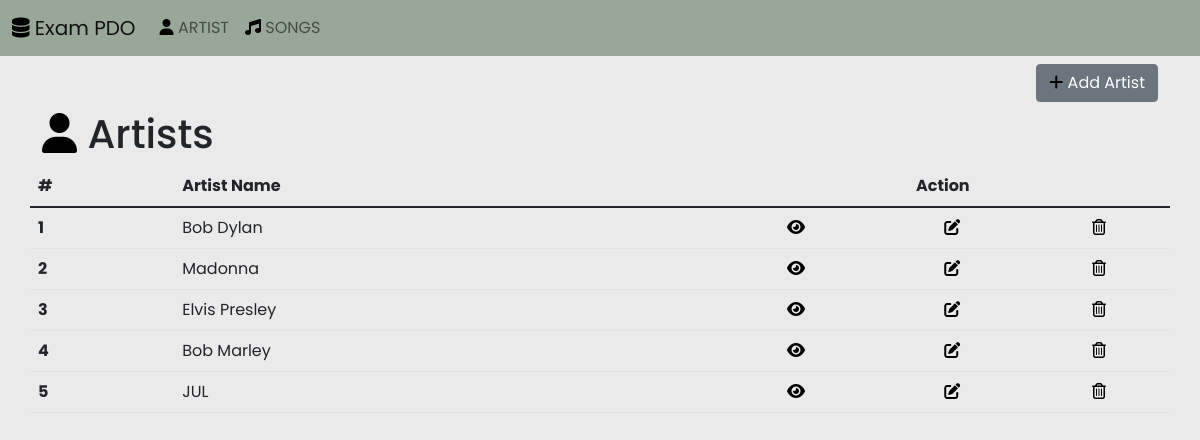
The page / on the database its author committed.
### tables this page shows
CREATE TABLE IF NOT EXISTS `artist` (
  `id` int(11) NOT NULL AUTO_INCREMENT,
  `name` varchar(255) NOT NULL,
  `age` int(11) NOT NULL,
  PRIMARY KEY (`id`)
);

### index.php (called while the page is built)
<?php
include 'artist-list.php';
?>

### class/Artist.php (called while the page is built, shortened)
<?php
class Artist extends Connection
{
    public function displayAllArtists()
    {
        $pdo = $this->connection();
        $query = "SELECT * FROM artist;";
        $results = $pdo->query($query);
        $results->execute();
        $rows = $results->fetchAll(PDO::FETCH_ASSOC);
        return $rows;
    }
}

### artist-list.php (the view, shortened to what this page needs)
<?php
include 'header.php';
include 'class/Artist.php';
$i = 1;
$artist = new Artist();
?>
<div class="container">
    <div class="d-flex flex-row-reverse">
        <a class="btn btn-secondary my-2" href="artist-add-form.php"><i class="fas fa-plus"></i> Add Artist</a>
    </div>
    <h1><i class="fas fa-user"></i> Artists</h1>
    <div class="row">
        <table class="table">
            <thead>
            <tr>
                <th scope="col">#</th>
                <th scope="col">Artist Name</th>
                <th class="text-center" scope="col" colspan="3">Action</th>
            </tr>
            </thead>
            <tbody>
            <?php
            $displayArtists = $artist->displayAllArtists();
            foreach ($displayArtists as $artistItem){
            ?>
            <tr>
                <th scope="row"><?php echo $i++ ?></th>
                <td><?php echo $artistItem['name'] ?></td>
                <td class="text-center"><a href="artist-details.php?view=<?php echo $artistItem['id'] ?>" title="View"><i class="fas fa-eye"></i></a></td>
                <td class="text-center"><a href="artist-edit-form.php?edit=<?php echo $artistItem['id'] ?>" title="Edit"><i class="fas fa-edit"></i></a></td>
                <td class="text-center"><a data-bs-toggle="modal" data-bs-target="#exampleModal<?php echo $artistItem['id'] ?>" title="Delete"><i class="far fa-trash-alt"></i></a></td>
            </tr>
            <?php
            }
            ?>
            </tbody>
        </table>
    </div>
</div>
<?php
include 'footer.php';

### styles/styles.css (style rules this page uses)
body { font-family: 'Poppins', sans-serif; background-color: #EAEAEA; }
.fas, .far { color: black; }

### rows shown on the page
artist: name "Bob Dylan"
artist: name "Madonna"
artist: name "Elvis Presley"
artist: name "Bob Marley"
artist: name "JUL"
